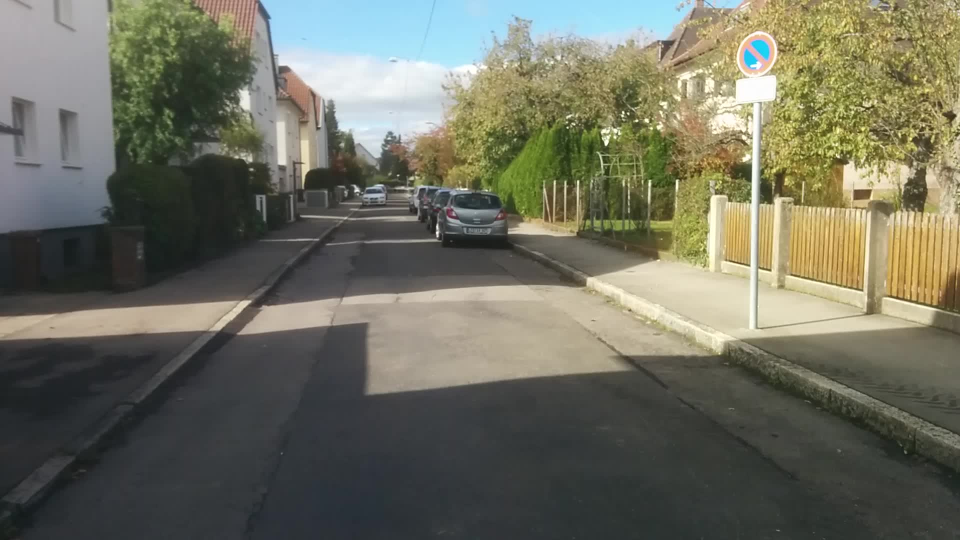
#> input picture workbench/Augmentation/scenery/001.jpg, 1920 x 1080 px (shown at 1/2 size); its folder holds 4 pictures in this run
$ jupyter execute --allow-errors SimpleAugment.ipynb   (shell and % lines are left out)
#> lines starting #> are read from the running program, lines starting #| are printed output that depends on the picture
[cell 1]
import os, fnmatch
import matplotlib.pyplot as plt
import numpy as np
import pandas as pd
import matplotlib
import cv2
import glob


SAMPLES_PER_TAG = 200
yaml = []

def create_yaml_entry(tag, x_width, xmin, y_height, ymin, filename):
    anno = '''- annotations:
  - {class: %s, x_width: %d, xmin: %d, y_height: %d, ymin: %d}
  class: image
  filename: %s
''' % (tag, x_width, xmin, y_height, ymin, filename)
    return anno

scenery = './scenery/*'
annotated_images = './annotated_images/'

tags = {'red', 'green', 'yellow', 'red-green'}
directory = "./positives/*/{}/*".format("red")

S = []
scenery_files = glob.glob(scenery)
print("found %d files in scenery directory %s" % (len(scenery_files), scenery))

for s in scenery_files:
    img = plt.imread(s)
#> img is the input picture: shape (1080, 1920, 3); mean R, G, B 110.8, 111.3, 96
    img = cv2.resize(img, (600,800), interpolation=cv2.INTER_CUBIC)
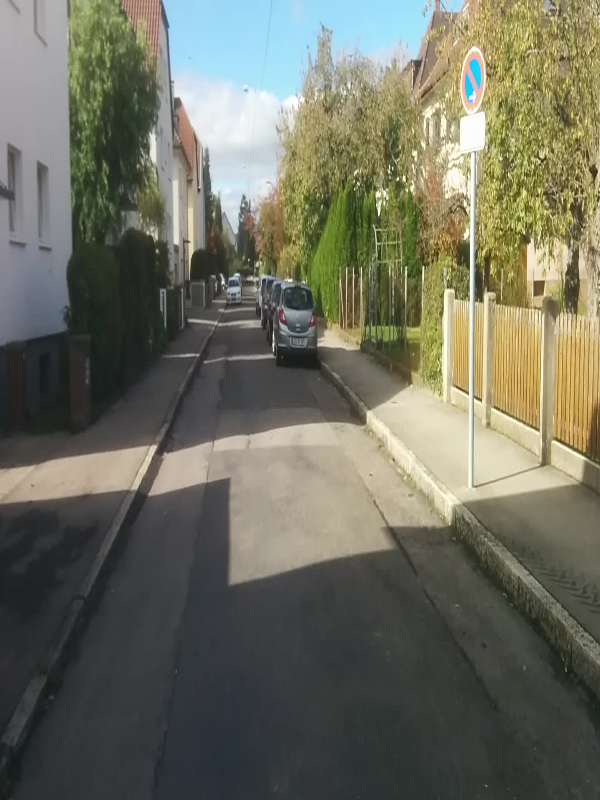
#> img: shape (800, 600, 3); mean R, G, B 110.8, 111.3, 96
    S.append(img)
#> pass 2 of the loop `for s in scenery_files:`:
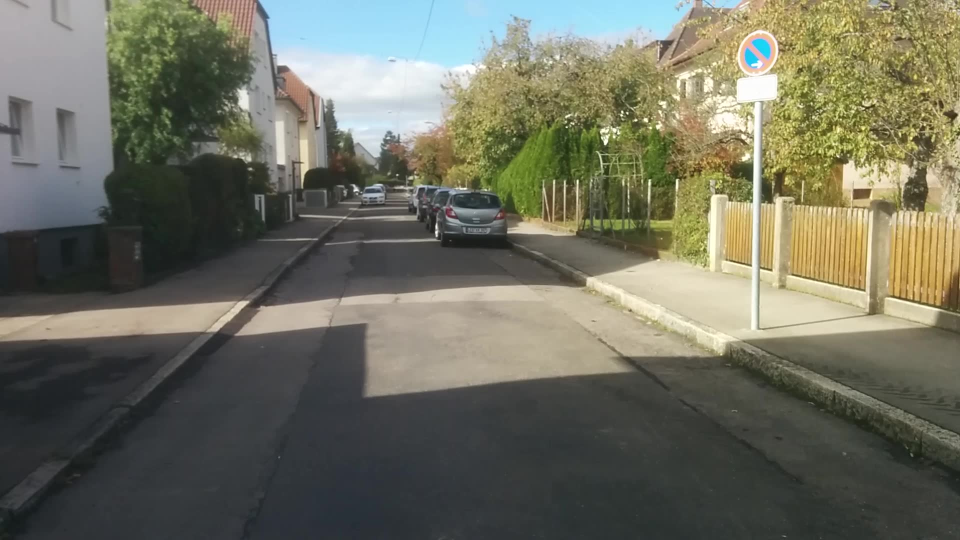
#> input picture workbench/Augmentation/scenery/002.jpg, 1920 x 1080 px (shown at 1/2 size)
#> img is the input picture: shape (1080, 1920, 3); mean R, G, B 111.2, 111.8, 96.3
#> `img = cv2.resize(img, (600,800), interpolation=cv2.INTER_CUBIC)`:
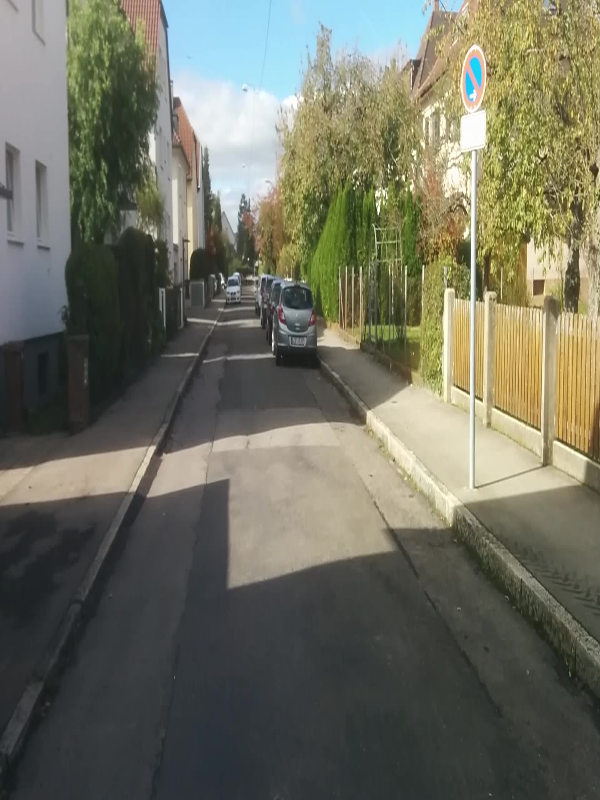
#> img: shape (800, 600, 3); mean R, G, B 111.2, 111.8, 96.3
#> pass 3 of the loop `for s in scenery_files:`:
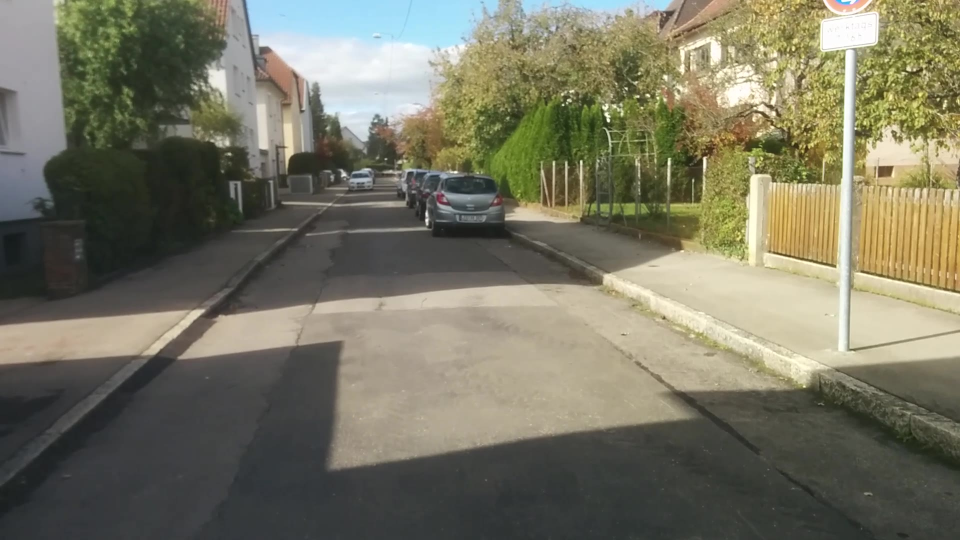
#> input picture workbench/Augmentation/scenery/003.jpg, 1920 x 1080 px (shown at 1/2 size)
#> img is the input picture: shape (1080, 1920, 3); mean R, G, B 119.4, 117.6, 98.7
#> `img = cv2.resize(img, (600,800), interpolation=cv2.INTER_CUBIC)`:
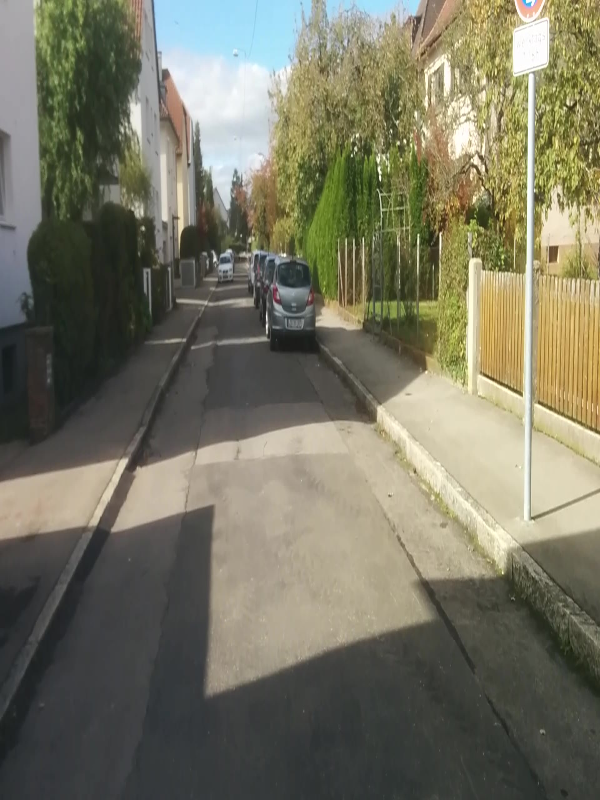
#> img: shape (800, 600, 3); mean R, G, B 119.4, 117.6, 98.7
#> the loop made 4 passes; the first 3 are shown

S = np.array(S)

# Read X Vector

#> (the rest of this cell did not finish here and is left out)
